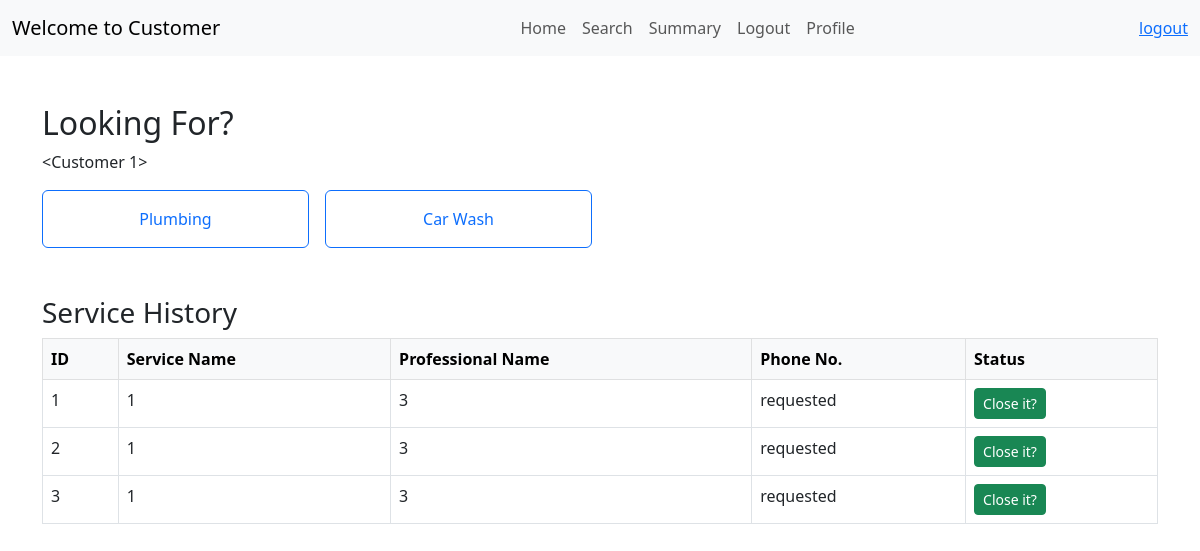
The page /user/2 on the database as committed earlier.
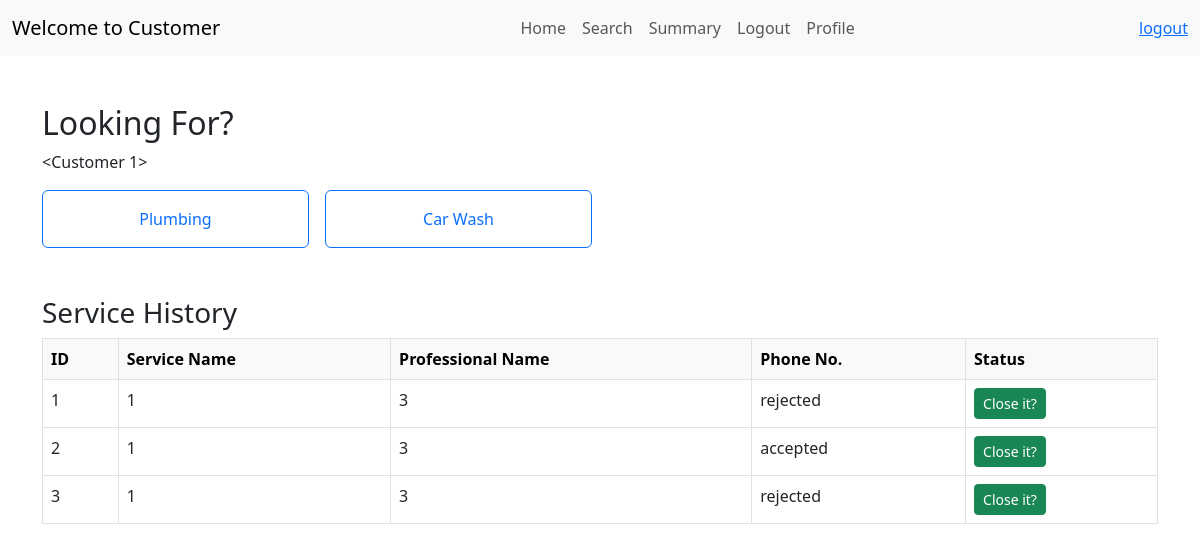
The same page on the database as committed later.
### application/models.py (models this page shows)
class Service(db.Model):
    id = db.Column(db.Integer, primary_key=True)
    name = db.Column(db.String(150), nullable=False)
    price = db.Column(db.Float, nullable=False)
    description = db.Column(db.String(250))
    time_required = db.Column(db.Integer, default='2 Days')

class ServiceRequest(db.Model):
    id = db.Column(db.Integer, primary_key=True)
    customer_name = db.Column(db.String(150))
    professional_name = db.Column(db.String(150))
    service_name = db.Column(db.String(150))
    service_id = db.Column(db.Integer, db.ForeignKey('service.id'), nullable=False)
    customer_id = db.Column(db.Integer, db.ForeignKey('user.id'), nullable=False)
    professional_id = db.Column(db.Integer, db.ForeignKey('professional.id'))
    date_of_request = db.Column(db.DateTime)
    date_of_completion = db.Column(db.DateTime)
    status = db.Column(db.String(25), default="requested")
    remarks = db.Column(db.String(250))

### application/controllers.py (the view)
@app.route('/user/<int:id>', methods=['GET','POST'])
def customer(id):
   user=Customer.query.filter_by(user_id=id).first()
   services=Service.query.all()
   service_request=ServiceRequest.query.filter_by(customer_id=id)
   return render_template('c_dash.html',user=user, services=services, service_request=service_request)

### templates/c_dash.html (shortened to what this page needs)
<!DOCTYPE html>
<html lang="en">
<head>
    <link href="https://cdn.jsdelivr.net/npm/bootstrap@5.3.0-alpha1/dist/css/bootstrap.min.css" rel="stylesheet">
</head>
<body>
    <nav class="navbar navbar-expand-lg navbar-light bg-light">
        <div class="container-fluid">
            <a class="navbar-brand" href="#">Welcome to Customer</a>
            <div class="collapse navbar-collapse" id="navbarNav" >
                <ul class="navbar-nav ms-auto" style="display: flex; justify-content: center; width: 100%;" >
                    <li class="nav-item"><a class="nav-link" href="/home">Home</a></li>
                    <li class="nav-item"><a class="nav-link" href="/search">Search</a></li>
                    <li class="nav-item"><a class="nav-link" href="/summary">Summary</a></li>
                    <li class="nav-item"><a class="nav-link" href="/logout">Logout</a></li>
                    <li class="nav-item"><a class="nav-link" href="/profile">Profile</a></li>
                </ul>
            </div>
            <div class="nav-link" style="display: flex;">
                <a href="/logout">logout</a>
            </div>
        </div>
    </nav>
    <div class="container mt-5">
        <h2>Looking For?</h2>
        <p>{{user}}</p>
        <div class="row g-3">
            {% for service in services %}
            <div class="col-md-3">
                <a href="/service/{{service.id}}/{{user.user_id}}" class="btn btn-outline-primary w-100 py-3">{{service.name}}</a>
            </div>
            {% endfor %}
        </div>
    </div>
    <div class="container mt-5">
        <h3>Service History</h3>
        <table class="table table-hover table-bordered">
            <thead class="table-light">
                <tr>
                    <th>ID</th>
                    <th>Service Name</th>
                    <th>Professional Name</th>
                    <th>Phone No.</th>
                    <th>Status</th>
                </tr>
            </thead>
            <tbody>
                {% for service in service_request %}
                <tr>
                    <td>{{ service.id }}</td>
                    <td>{{ service.service_id }}</td>
                    <td>{{ service.professional_id }}</td>
                    <td>{{ service.status }}</td>
                    <td>
                        {% if service.status == 'closed' %}
                        Closed
                        {% else %}
                        <a href="/close_service/{{ service.id }}" class="btn btn-sm btn-success">Close it?</a>
                        {% endif %}
                    </td>
                </tr>
                {% endfor %}
            </tbody>
        </table>
    </div>
</body>
</html>

Rows that differ between the two databases and show on the page:
changed ServiceRequest id 1: status "requested" → "rejected"
changed ServiceRequest id 2: status "requested" → "accepted"
changed ServiceRequest id 3: status "requested" → "rejected"
